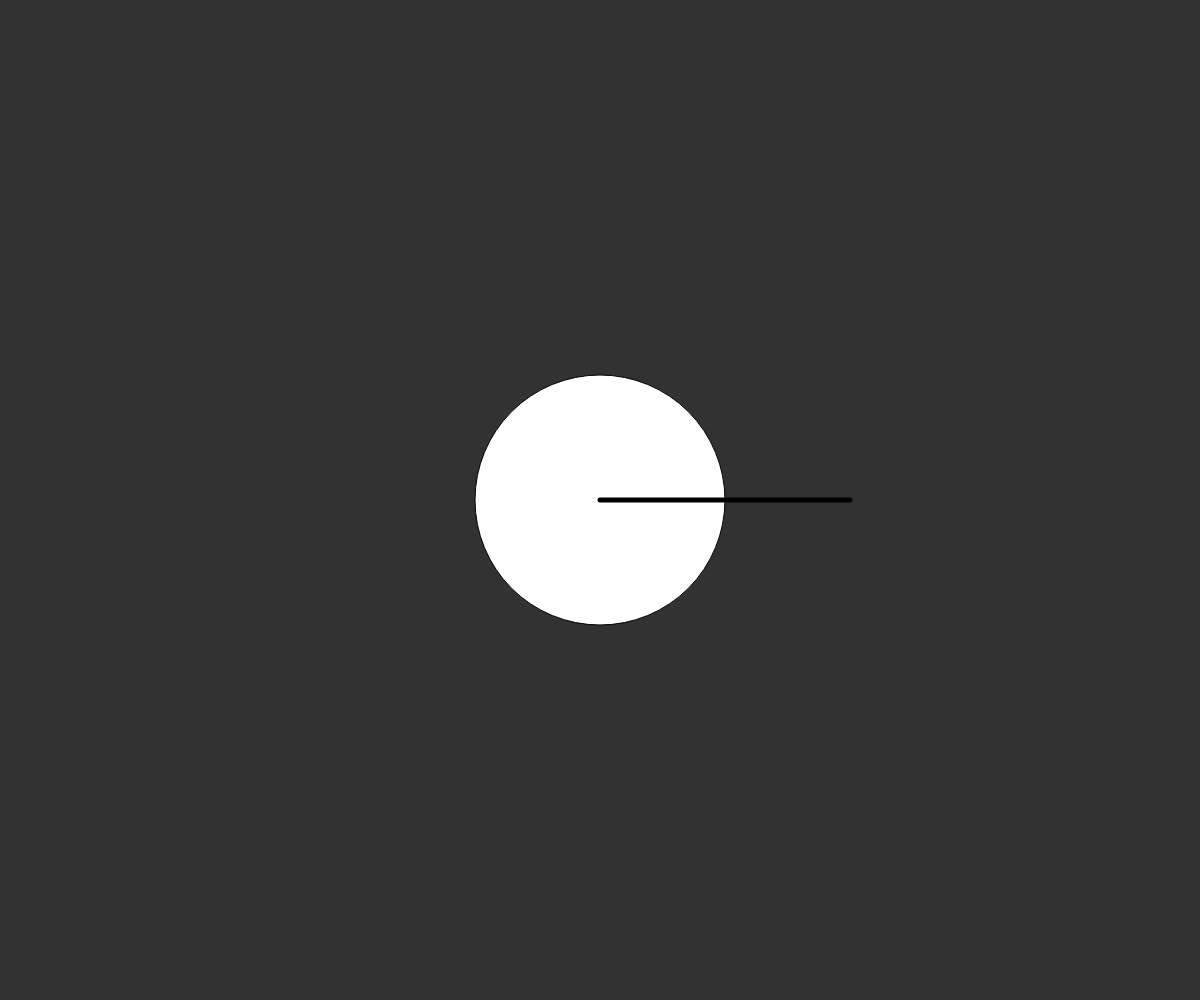
Frame 1 (no input)
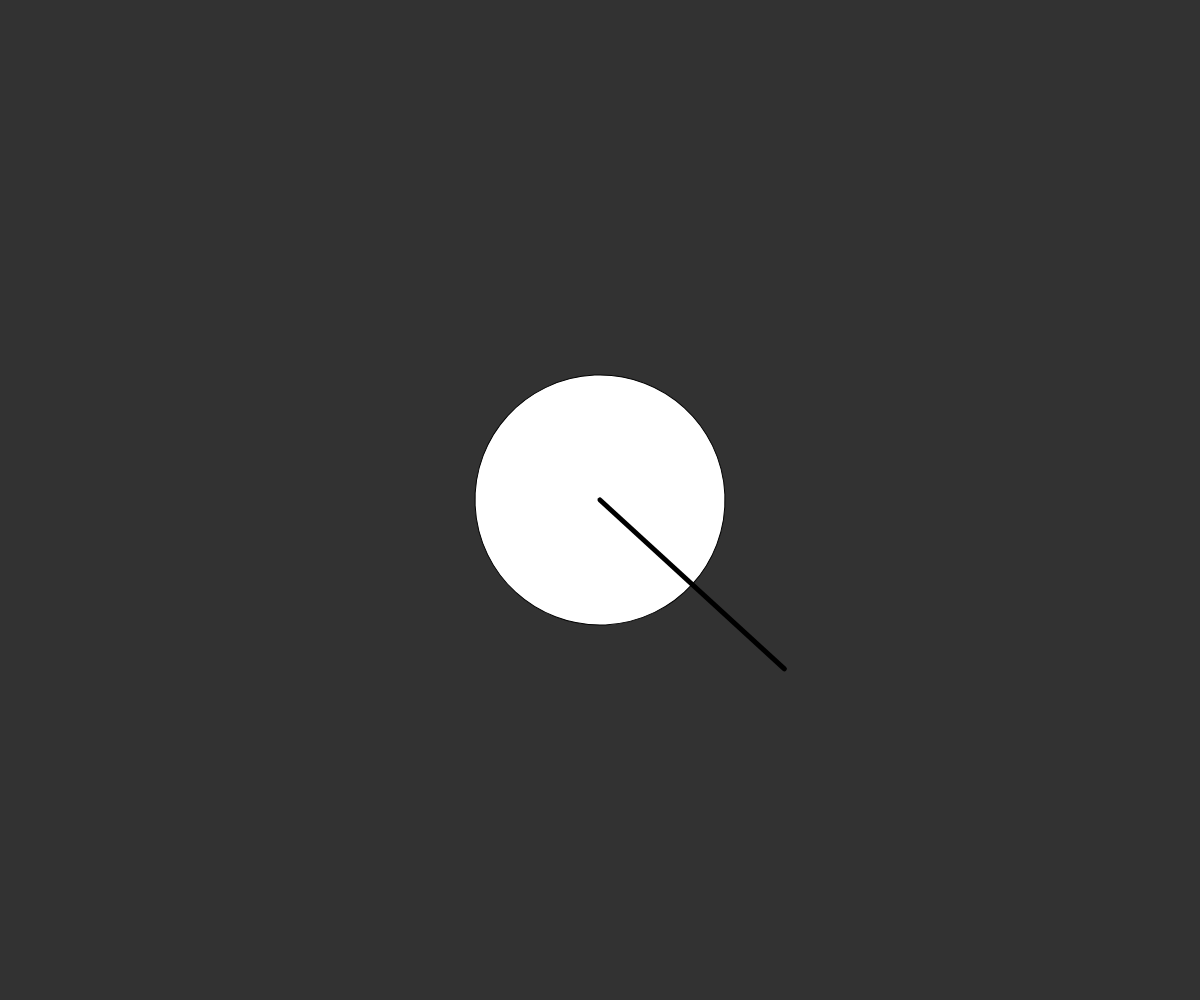
Frame 60 (no input)
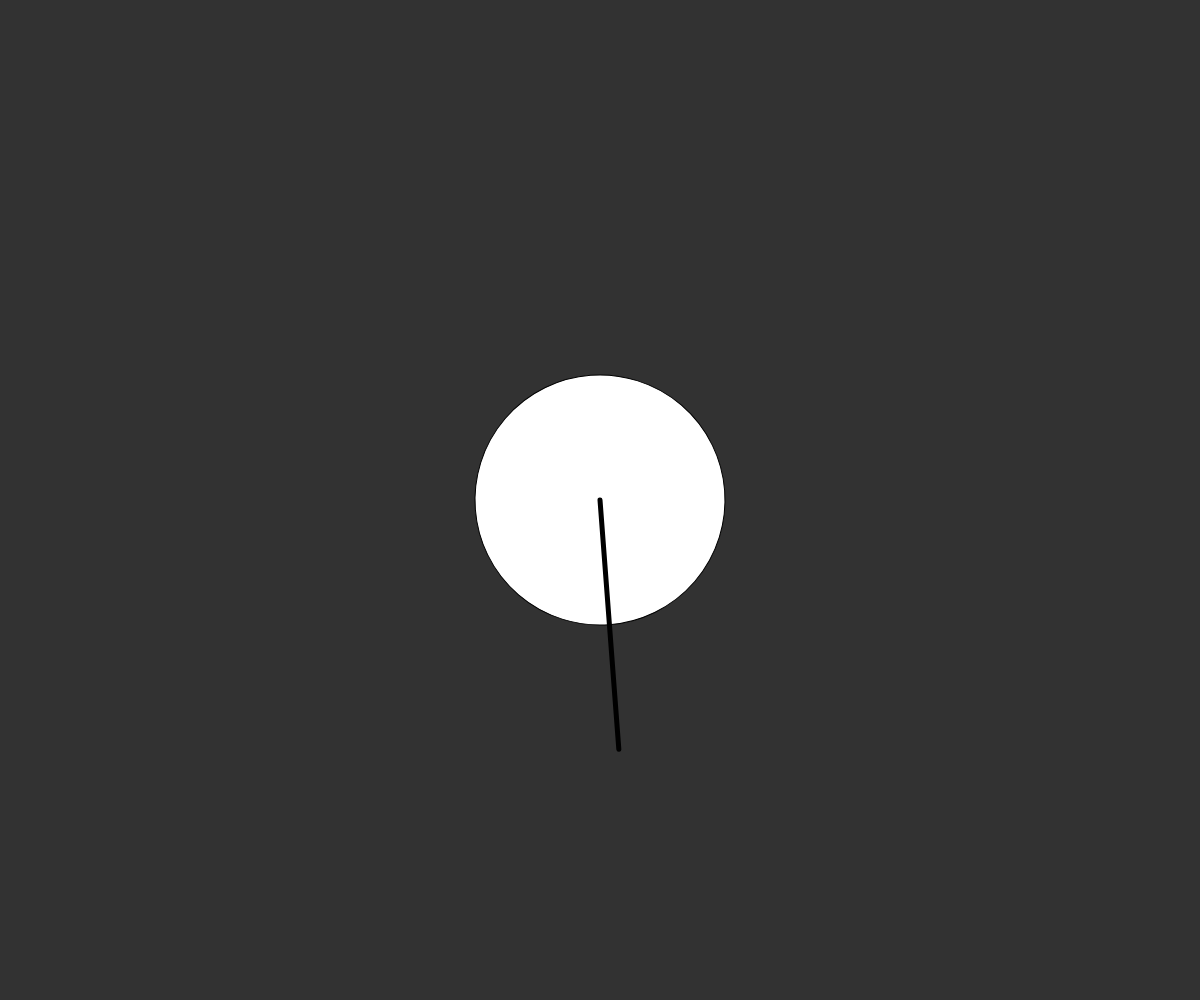
Frame 120 (the mouse pressed at the canvas centre since frame 60)

The p5.js sketch that drew these frames (run headless with seeded random() and noise() and a simulated clock; from frame 60 on, the mouse is pressed at the canvas centre):

// p5.js sketch
// ── sketch.js
let speed, angle;
let cx, cy, radius;

function setup() {
  createCanvas(innerWidth, innerHeight)
  frameRate(60)

  speed = TWO_PI * 0.002
  angle = 0
  cx = width / 2
  cy = height / 2
  radius = min(width, height) / 4
}

function draw() {
  background(50)

  translate(cx, cy)
  rotate(angle)
  circle(0, 0, radius)
  push()
  strokeWeight(5)
  line(0, 0, radius, 0)
  pop()

  angle += speed
  console.log(angle)
}
